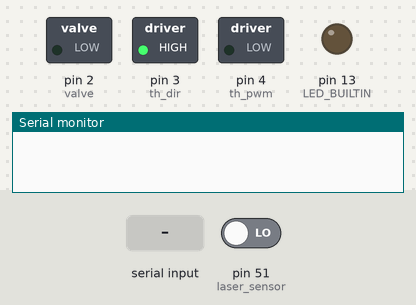
Bench run of a sketch on a simulated Arduino Mega 2560, built with avr-gcc and run on an emulated ATmega2560. Shown: switched loads named in the sketch (green lamp = pin HIGH), output pins drawn as LEDs (lit = HIGH), the last lines printed to the serial monitor. The inputs (shaded band) are chosen by the test bench; at power-on: pin 51 (laser_sensor) LOW.

Above: at 0.9 s.
1.0 s: "s90\n" received over Serial
At 1.9 s:
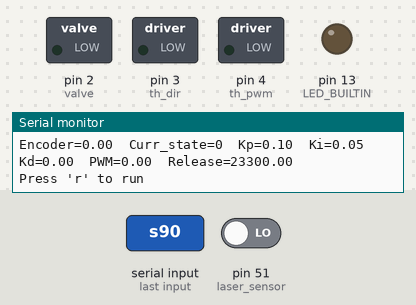
2.5 s: pin 51 (laser_sensor) driven HIGH
At 2.9 s:
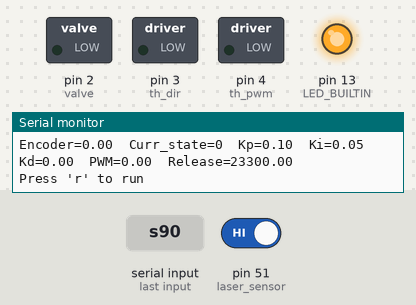
4.0 s: "r90\n" received over Serial
At 5.2 s:
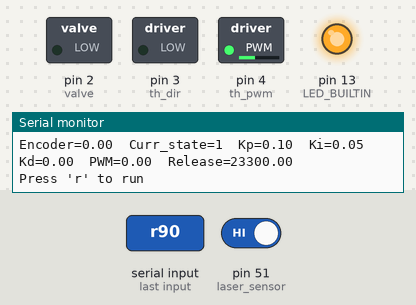
5.5 s: pin 51 (laser_sensor) driven LOW
At 6.4 s:
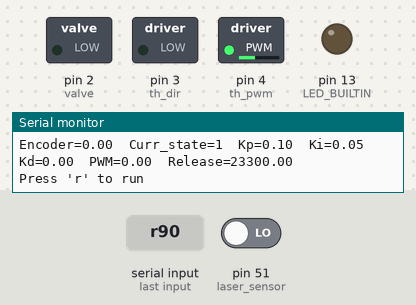
7.0 s: "m\n" received over Serial
At 7.6 s:
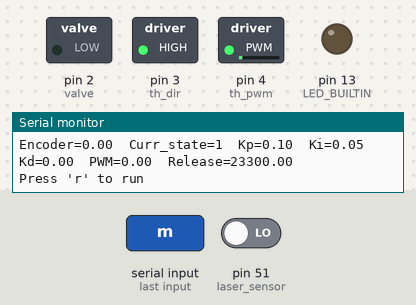
Timing chart, 0 to 9.5 s (numbered marks = the images above; inputs shaded):
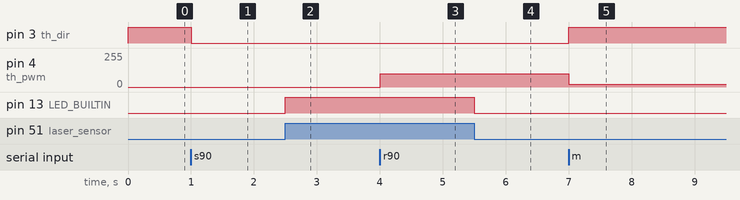

Measured:
- after the input at 1.0 s, pin 3 (th_dir): HIGH → LOW at once
- after the input at 2.5 s, pin 13 (LED_BUILTIN): LOW → HIGH at once
- after the input at 4.0 s, pin 4 (th_pwm): 0/255 → 100/255 at once
- after the input at 5.5 s, pin 13 (LED_BUILTIN): HIGH → LOW at once
- after the input at 7.0 s, pin 3 (th_dir): LOW → HIGH at once; pin 4 (th_pwm): 100/255 → 20/255 at once

The sketch:

state_machine.ino
```cpp
/* Written by : HRUSHIKESH
 * Date: 24/01/18 14:34:27
 * board : Arduino UNO
 */

// ################ Including necessary Libraries #############

#include <PID_v1.h>

// ################ Defining pin names #######################

#define th_dir 3
#define th_pwm 4
#define valve 2
#define encoderPin1 66
#define encoderPin2 67
#define laser_sensor 51

// ################ global variables decleration ##############

double release_val = 23300;
double pwm_val_th = 0;

volatile int lastEncod_th = 0;
double encoderVal_th = 0;
double pre_encoder = 0;

String inputString = "";        // a String to hold incoming data
boolean stringComplete = true;  // whether the string is complete

double Kp_th=0.1;
double Ki_th=0.05;
double Kd_th=0.001;
double reqd_pos = -3000;
int throw_velocity = -80;
int travel_velocity = 20;

double now = 0;
double pre_now = 0;


byte throw_state = 0;
char run = 0;
unsigned char flag = 0;

PID throw_PID(&encoderVal_th, &pwm_val_th, &reqd_pos, Kp_th, Ki_th, Kd_th, DIRECT);

void setup() {

    //temperary
    pinMode(LED_BUILTIN, OUTPUT);

    throw_PID.SetMode(AUTOMATIC);
    throw_PID.SetOutputLimits(-100,100);
    throw_PID.SetSampleTime(1);

    pinMode(laser_sensor, INPUT);

    pinMode(th_dir, OUTPUT);
    digitalWrite(th_dir,HIGH);

    pinMode(th_pwm,OUTPUT);
    analogWrite(th_pwm, 0);

    pinMode(valve,OUTPUT);
    digitalWrite(valve,LOW);

    digitalWrite(encoderPin1, HIGH); // turn pullup resistor on
    digitalWrite(encoderPin2, HIGH); // turn pullup resistor on

    // call updateThEncoder() when any high/low changed seen
    attachInterrupt(encoderPin1, updateThEncoder, CHANGE);
    attachInterrupt(encoderPin2, updateThEncoder, CHANGE);

    Serial.begin (115200);
    while(Serial.available() <= 0);
}

void loop(){
    digitalWrite(LED_BUILTIN,digitalRead(laser_sensor));
    if(run == 1) {
        switch(throw_state){
            case 0 :    setThPWM(travel_velocity);

                        // wait till arm reaches initial pos
                        while(digitalRead(laser_sensor) == LOW);
                            //Serial.println(digitalRead(laser_sensor));

                        encoderVal_th = 0;
                        Serial.println("Reached Zero !");
                        setThPWM(0);
                        reqd_pos = -3000;
                        throw_state = 1;

                        // for testing purpose
//                        run = 0;
//                        stringComplete = true;
                        break;

            case 1:     throw_PID.Compute();
//                        Serial.print(pwm_val_th);
//                        Serial.print("\t");
//                        Serial.println(encoderVal_th);
                        setThPWM(pwm_val_th);

                        // open valve when reached
                        if(encoderVal_th < -2500 && encoderVal_th > -3500){
                            digitalWrite(valve, HIGH);
                        }

                        // wait for keypress
                        if(flag == 1){
                            throw_state = 2;
                            flag = 0;
                            digitalWrite(valve, LOW);
                        }
                        break;

            case 2:
                        throw_PID.Compute();
                        Serial.print("Grabbed !! \n");
//                        Serial.print(pwm_val_th);
//                        Serial.print("\t");
//                        Serial.println(encoderVal_th);
                        setThPWM(pwm_val_th);
                        if(flag == 1){
                            throw_state = 3;
                            flag = 0;
                            setThPWM(travel_velocity);
                        }
                        break;

            case 3:     // wait till arm reaches initial pos
                        while(digitalRead(laser_sensor) == LOW){
//                            Serial.println("");
//                            Serial.print("Laser \t");
//                            Serial.print(digitalRead(laser_sensor));
//                            Serial.println("");
//                            digitalWrite(LED_BUILTIN,digitalRead(laser_sensor));
                        }

                        encoderVal_th = 0;
                        Serial.println("Reached Zero !");
                        setThPWM(0);
                        reqd_pos = 0;
                        throw_state = 4;

                        // for testing purpose
//                        run = 0;
//                        stringComplete = true;
                        break;

            case 4:     throw_PID.Compute();
                        setThPWM(pwm_val_th);
//                        Serial.print(pwm_val_th);
//                        Serial.print("\t");
//                        Serial.println(encoderVal_th);
                        if(flag == 1){
                            throw_state = 5;
                            flag = 0;
                            setThPWM(-50);
                            Serial.println("Running pid");
                        }
                        break;

            case 5:     now = micros();
                        if((now - pre_now) >= 1000){    // calculates velocity and angle in degree
                            Serial.print(abs(encoderVal_th*0.03));
                            Serial.print("\t");
                            Serial.println((abs(encoderVal_th - pre_encoder)*5000.0)/(now - pre_now));
                            pre_now = now;
                            pre_encoder = encoderVal_th;
                        }
                        if (abs(encoderVal_th) > 24000) {
                            setThPWM(throw_velocity);
                        }
                        if (abs(encoderVal_th) > release_val) {
                            digitalWrite(valve,HIGH);
                            Serial.print("Released at: ");
                            Serial.println(encoderVal_th);
                            setThPWM(100);
                            delay(500);
                            encoderVal_th = 0;
                            throw_state = 0;
                        }
                        break;
        }
    }

    if (stringComplete) {
        inputString = "";
        print_data();
        stringComplete = false;
    }
}

void serialEvent() {
    char inChar = (char)Serial.read();
    if (inChar == '\n') {
        stringComplete = true;
        switch(inputString.charAt(0)){
            case 's':   //stops operation
                        run = 0;
                        setThPWM(0);
                        encoderVal_th = 0;
                        break;
            case 'r':   //runs the states
                        run = 1;
                        break;
            case 'e':   //sets flag for next state
                        flag = 1;
                        break;
            case 'p':   //sets P value for PID controller
                        Kp_th = extract_num();
                        break;
            case 'i':   //sets I value for PID controller
                        Ki_th = extract_num();
                        break;
            case 'd':   //sets D value for PID controller
                        Kd_th = extract_num();
                        break;
            case 'v':   //sets release value of encoder
                        release_val = extract_num();
                        break;
            case 'f':   //sets power of motor
                        throw_velocity = extract_num();
                        break;
            case 'm':   //sets state number
                        throw_state = extract_num();
                        break;
        }
        throw_PID.SetTunings(Kp_th, Ki_th, Kd_th);

    }
    else
        inputString += inChar;
}

double extract_num() {
    return(inputString.substring(inputString.indexOf('=')+1).toFloat());
}

void print_data(void) {
    Serial.println(inputString);
    Serial.print("Encoder=");
    Serial.print(encoderVal_th);
    Serial.print("\tCurr_state=");
    Serial.print(throw_state);
    Serial.print("\tKp=");
    Serial.print(Kp_th);
    Serial.print("\tKi=");
    Serial.print(Ki_th);
    Serial.print("\tKd=");
    Serial.print(Kd_th);
    Serial.print("\tPWM=");
    Serial.print(pwm_val_th);
    Serial.print("\tRelease=");
    Serial.print(release_val);
    Serial.println("\nPress 'r' to run");
}

void setThPWM(int val){
    if(val>0)
        digitalWrite(th_dir, HIGH);
    else
        digitalWrite(th_dir, LOW);
    analogWrite(th_pwm,abs(val));
}

void updateThEncoder(){
  int MSB = digitalRead(encoderPin1); //MSB = most significant bit
  int LSB = digitalRead(encoderPin2); //LSB = least significant bit

  int encoded = (MSB << 1) |LSB; //converting the 2 pin value to single number
  int sum  = (lastEncod_th << 2) | encoded; //adding it to the previous encoded value

  if(sum == 0b1101 || sum == 0b0100 || sum == 0b0010 || sum == 0b1011)
    encoderVal_th ++;
  else encoderVal_th --;

  lastEncod_th = encoded; //store this value for next time
}
```
